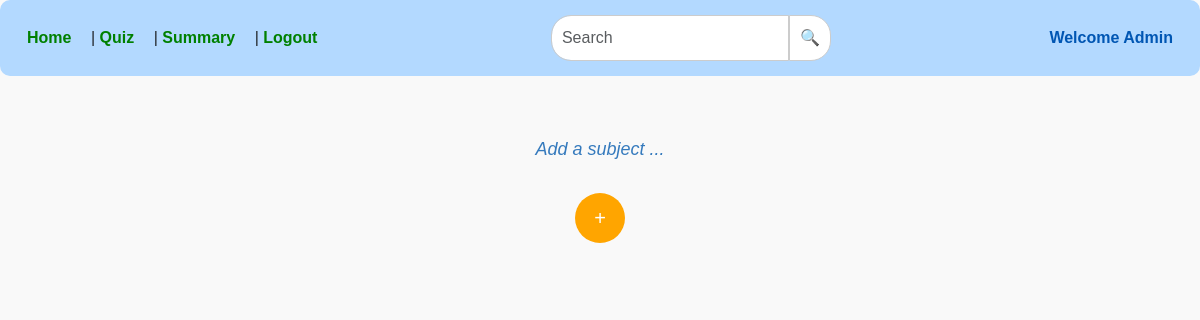
Before: /admin_dashboard with the older database file.
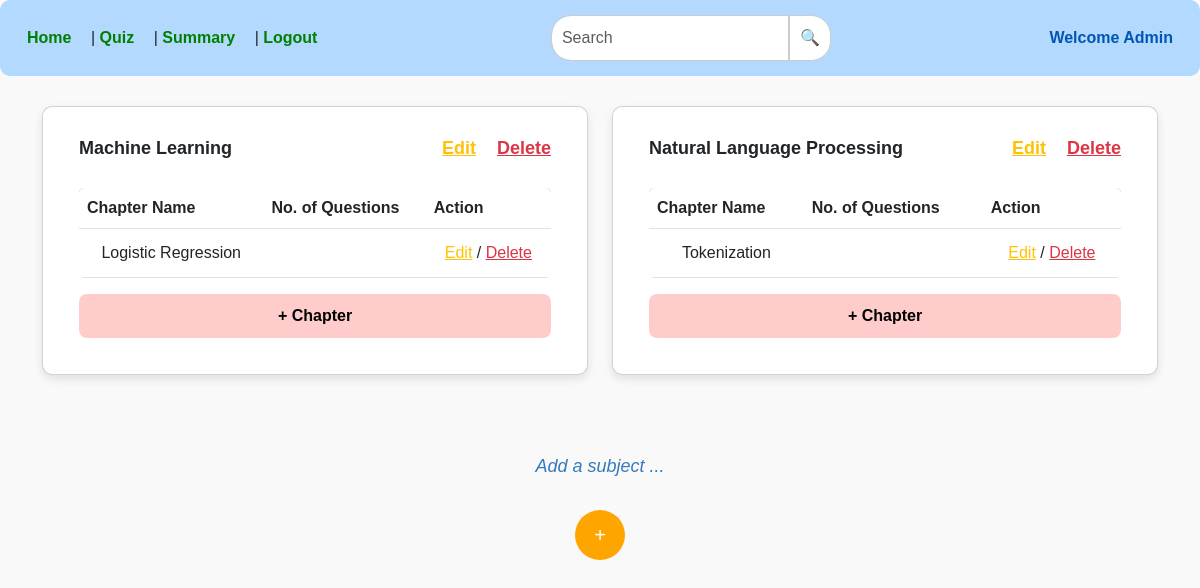
After: the same page with the newer database file.
### models/models.py (models this page shows, shortened)
class Subject(db.Model):
    id=db.Column(db.Integer, primary_key=True)
    name=db.Column(db.String(100), unique=True, nullable=False)
    description=db.Column(db.Text)
    chapters=db.relationship('Chapter', backref='subject', lazy=True)

class Chapter(db.Model):
    id=db.Column(db.Integer, primary_key=True)
    name=db.Column(db.String(100), nullable=False)
    description=db.Column(db.Text)
    subject_id=db.Column(db.Integer, db.ForeignKey('subject.id'), nullable=False)
    quizzes=db.relationship('Quiz', backref='chapter', lazy=True)

### app.py (the view)
@app.route('/admin_dashboard')
def admin_dashboard():
    subjects = Subject.query.all()
    return render_template('admin_dashboard.html', subjects=subjects)

### templates/admin_dashboard.html (shortened to what this page needs)
<!DOCTYPE html>
<html lang="en">
<head>
    <link rel="stylesheet" href="https://cdn.jsdelivr.net/npm/bootstrap@5.3.0/dist/css/bootstrap.min.css">
    <link rel="stylesheet" href="{{ url_for('static', filename='css/style.css') }}">
</head>
<body>
    <nav class="navbar">
        <div class="container-fluid d-flex justify-content-between align-items-center">
            <div class="nav-links">
                <a href="{{ url_for('admin_dashboard') }}">Home</a> |
                <a href="{{ url_for('quiz_management') }}">Quiz</a> |
                <a href="#">Summary</a> |
                <a href="{{ url_for('logout') }}">Logout</a>
            </div>
            <form class="search-container d-flex">
                <input type="text" class="form-control search-input" placeholder="Search">
                <button type="submit" class="btn search-button">
                    🔍
                </button>
            </form>
            <span class="admin-welcome">Welcome Admin</span>
        </div>
    </nav>
    <div class="container">
        <div class="row justify-content-center">
            {% for subject in subjects %}
            <div class="col-md-6 mb-5">
                <div class="card">
                    <div class="card-header d-flex justify-content-between align-items-center">
                        <span>{{ subject.name }}</span>
                        <div>
                            <a href="{{ url_for('edit_subject', subject_id=subject.id) }}" class="text-warning me-3">Edit</a>
                            <a href="{{ url_for('delete_subject', subject_id=subject.id) }}" class="text-danger">Delete</a>
                        </div>
                    </div>
                    <div class="card-body">
                        <table class="table">
                            <thead>
                                <tr>
                                    <th>Chapter Name</th>
                                    <th>No. of Questions</th>
                                    <th>Action</th>
                                </tr>
                            </thead>
                            <tbody>
                                {% for chapter in subject.chapters %}
                                <tr>
                                    <td>{{ chapter.name }}</td>
                                    <td>{{ chapter.num_questions }}</td>
                                    <td>
                                        <a href="{{ url_for('edit_chapter', chapter_id=chapter.id) }}" class="text-warning">Edit</a> /
                                        <a href="{{ url_for('delete_chapter', chapter_id=chapter.id) }}" class="text-danger">Delete</a>
                                    </td>
                                </tr>
                                {% endfor %}
                            </tbody>
                        </table>
                        <form action="{{ url_for('add_chapter', subject_id=subject.id) }}" method="POST">
                            <button type="submit" class="btn btn-add-chapter">+ Chapter</button>
                        </form>
                    </div>
                </div>
            </div>
            {% endfor %}
        </div>
    </div>
    <div class="all-subjects">Add a subject ...</div>
    <div class="add-subject">
        <form action="{{ url_for('add_subject') }}" method="POST">
            <button type="submit">+</button>
        </form>
    </div>
</body>
</html>

Changed rows visible on the page:
added Subject: name "Machine Learning"
added Chapter: name "Logistic Regression", shown under "Machine Learning"
added Subject: name "Natural Language Processing"
added Chapter: name "Tokenization", shown under "Natural Language Processing"
